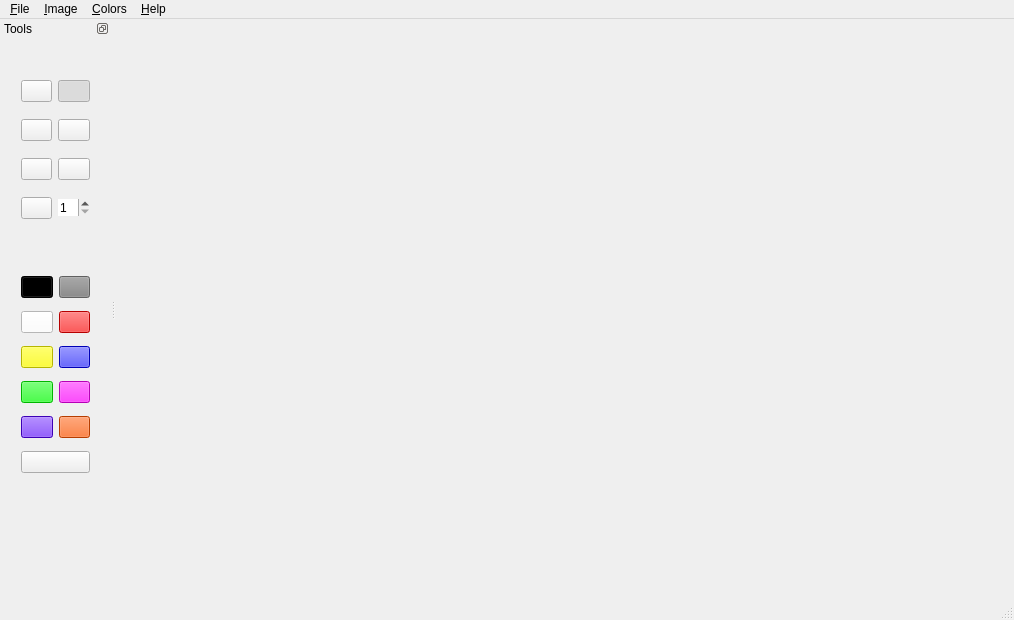
<?xml version="1.0" encoding="UTF-8"?>
<ui version="4.0">
 <class>MainWindow</class>
 <widget class="QMainWindow" name="MainWindow">
  <property name="geometry">
   <rect>
    <x>0</x>
    <y>0</y>
    <width>1014</width>
    <height>620</height>
   </rect>
  </property>
  <property name="minimumSize">
   <size>
    <width>300</width>
    <height>500</height>
   </size>
  </property>
  <property name="contextMenuPolicy">
   <enum>Qt::DefaultContextMenu</enum>
  </property>
  <property name="windowTitle">
   <string>MiniPaint</string>
  </property>
  <property name="toolButtonStyle">
   <enum>Qt::ToolButtonIconOnly</enum>
  </property>
  <property name="tabShape">
   <enum>QTabWidget::Rounded</enum>
  </property>
  <widget class="QWidget" name="centralWidget">
   <widget class="QWidget" name="widget" native="true">
    <property name="geometry">
     <rect>
      <x>11</x>
      <y>11</y>
      <width>891</width>
      <height>551</height>
     </rect>
    </property>
    <layout class="QGridLayout" name="gridLayout_3">
     <item row="0" column="0">
      <layout class="QGridLayout" name="gridLayout"/>
     </item>
    </layout>
   </widget>
  </widget>
  <widget class="QStatusBar" name="statusBar"/>
  <widget class="QMenuBar" name="menuBar">
   <property name="geometry">
    <rect>
     <x>0</x>
     <y>0</y>
     <width>1014</width>
     <height>26</height>
    </rect>
   </property>
   <widget class="QMenu" name="menuFile">
    <property name="title">
     <string>&amp;File</string>
    </property>
    <addaction name="New"/>
    <addaction name="separator"/>
    <addaction name="Open"/>
    <addaction name="Save_As"/>
    <addaction name="separator"/>
    <addaction name="Exit"/>
   </widget>
   <widget class="QMenu" name="menuHelp">
    <property name="title">
     <string>&amp;Help</string>
    </property>
    <addaction name="About"/>
   </widget>
   <widget class="QMenu" name="menuImage">
    <property name="title">
     <string>&amp;Image</string>
    </property>
    <addaction name="Cut"/>
    <addaction name="Paste"/>
    <addaction name="separator"/>
    <addaction name="Rotate"/>
    <addaction name="Change_Size"/>
    <addaction name="Stretch"/>
    <addaction name="separator"/>
    <addaction name="Invert_Colors"/>
    <addaction name="Clear_Image"/>
   </widget>
   <widget class="QMenu" name="menuColors">
    <property name="title">
     <string>&amp;Colors</string>
    </property>
    <addaction name="Edit_Color"/>
   </widget>
   <addaction name="menuFile"/>
   <addaction name="menuImage"/>
   <addaction name="menuColors"/>
   <addaction name="menuHelp"/>
  </widget>
  <widget class="QDockWidget" name="dockWidget">
   <property name="minimumSize">
    <size>
     <width>110</width>
     <height>350</height>
    </size>
   </property>
   <property name="features">
    <set>QDockWidget::DockWidgetFloatable|QDockWidget::DockWidgetMovable</set>
   </property>
   <property name="allowedAreas">
    <set>Qt::LeftDockWidgetArea|Qt::RightDockWidgetArea</set>
   </property>
   <property name="windowTitle">
    <string>Tools</string>
   </property>
   <attribute name="dockWidgetArea">
    <number>1</number>
   </attribute>
   <widget class="QWidget" name="dockWidgetContents">
    <property name="autoFillBackground">
     <bool>true</bool>
    </property>
    <widget class="QWidget" name="gridLayoutWidget">
     <property name="geometry">
      <rect>
       <x>10</x>
       <y>20</y>
       <width>91</width>
       <height>186</height>
      </rect>
     </property>
     <layout class="QGridLayout" name="toolbar">
      <item row="0" column="1">
       <widget class="QPushButton" name="Rubber">
        <property name="text">
         <string/>
        </property>
        <property name="icon">
         <iconset resource="../Assets/resources.qrc">
          <normaloff>:/Images/Images/eraser.png</normaloff>:/Images/Images/eraser.png</iconset>
        </property>
        <property name="iconSize">
         <size>
          <width>25</width>
          <height>25</height>
         </size>
        </property>
        <property name="checkable">
         <bool>true</bool>
        </property>
        <property name="checked">
         <bool>false</bool>
        </property>
        <property name="autoExclusive">
         <bool>true</bool>
        </property>
       </widget>
      </item>
      <item row="0" column="2">
       <widget class="QPushButton" name="Pencil">
        <property name="text">
         <string/>
        </property>
        <property name="icon">
         <iconset resource="../Assets/resources.qrc">
          <normaloff>:/Images/Images/pencil.png</normaloff>:/Images/Images/pencil.png</iconset>
        </property>
        <property name="iconSize">
         <size>
          <width>25</width>
          <height>25</height>
         </size>
        </property>
        <property name="checkable">
         <bool>true</bool>
        </property>
        <property name="checked">
         <bool>true</bool>
        </property>
        <property name="autoExclusive">
         <bool>true</bool>
        </property>
       </widget>
      </item>
      <item row="2" column="1">
       <widget class="QPushButton" name="Line">
        <property name="text">
         <string/>
        </property>
        <property name="icon">
         <iconset resource="../Assets/resources.qrc">
          <normaloff>:/Images/Images/line.png</normaloff>:/Images/Images/line.png</iconset>
        </property>
        <property name="iconSize">
         <size>
          <width>25</width>
          <height>25</height>
         </size>
        </property>
        <property name="checkable">
         <bool>true</bool>
        </property>
        <property name="checked">
         <bool>false</bool>
        </property>
        <property name="autoExclusive">
         <bool>true</bool>
        </property>
       </widget>
      </item>
      <item row="3" column="1">
       <widget class="QPushButton" name="Circle">
        <property name="text">
         <string/>
        </property>
        <property name="icon">
         <iconset resource="../Assets/resources.qrc">
          <normaloff>:/Images/Images/circle.png</normaloff>:/Images/Images/circle.png</iconset>
        </property>
        <property name="iconSize">
         <size>
          <width>25</width>
          <height>25</height>
         </size>
        </property>
        <property name="checkable">
         <bool>true</bool>
        </property>
        <property name="checked">
         <bool>false</bool>
        </property>
        <property name="autoExclusive">
         <bool>true</bool>
        </property>
       </widget>
      </item>
      <item row="3" column="2">
       <widget class="QPushButton" name="Triangle">
        <property name="text">
         <string/>
        </property>
        <property name="icon">
         <iconset resource="../Assets/resources.qrc">
          <normaloff>:/Images/Images/triangle.png</normaloff>:/Images/Images/triangle.png</iconset>
        </property>
        <property name="iconSize">
         <size>
          <width>25</width>
          <height>25</height>
         </size>
        </property>
        <property name="checkable">
         <bool>true</bool>
        </property>
        <property name="checked">
         <bool>false</bool>
        </property>
        <property name="autoExclusive">
         <bool>true</bool>
        </property>
       </widget>
      </item>
      <item row="2" column="2">
       <widget class="QPushButton" name="Square">
        <property name="text">
         <string/>
        </property>
        <property name="icon">
         <iconset resource="../Assets/resources.qrc">
          <normaloff>:/Images/Images/square.png</normaloff>:/Images/Images/square.png</iconset>
        </property>
        <property name="iconSize">
         <size>
          <width>25</width>
          <height>25</height>
         </size>
        </property>
        <property name="checkable">
         <bool>true</bool>
        </property>
        <property name="checked">
         <bool>false</bool>
        </property>
        <property name="autoExclusive">
         <bool>true</bool>
        </property>
       </widget>
      </item>
      <item row="4" column="1">
       <widget class="QPushButton" name="Fill">
        <property name="text">
         <string/>
        </property>
        <property name="icon">
         <iconset resource="../Assets/resources.qrc">
          <normaloff>:/Images/Images/paintbucket.png</normaloff>:/Images/Images/paintbucket.png</iconset>
        </property>
        <property name="iconSize">
         <size>
          <width>25</width>
          <height>25</height>
         </size>
        </property>
        <property name="checkable">
         <bool>true</bool>
        </property>
        <property name="checked">
         <bool>false</bool>
        </property>
        <property name="autoExclusive">
         <bool>false</bool>
        </property>
       </widget>
      </item>
      <item row="4" column="2">
       <widget class="QSpinBox" name="Weight">
        <property name="enabled">
         <bool>true</bool>
        </property>
        <property name="frame">
         <bool>false</bool>
        </property>
        <property name="minimum">
         <number>1</number>
        </property>
        <property name="maximum">
         <number>80</number>
        </property>
       </widget>
      </item>
     </layout>
    </widget>
    <widget class="QWidget" name="gridLayoutWidget_2">
     <property name="geometry">
      <rect>
       <x>10</x>
       <y>220</y>
       <width>91</width>
       <height>236</height>
      </rect>
     </property>
     <layout class="QGridLayout" name="palette">
      <item row="0" column="1">
       <widget class="QPushButton" name="Grey">
        <property name="styleSheet">
         <string notr="true">background-color: rgb(134, 134, 134);</string>
        </property>
        <property name="text">
         <string/>
        </property>
        <property name="checkable">
         <bool>true</bool>
        </property>
        <property name="autoExclusive">
         <bool>true</bool>
        </property>
       </widget>
      </item>
      <item row="3" column="0">
       <widget class="QPushButton" name="Green">
        <property name="styleSheet">
         <string notr="true">background-color: rgb(0, 255, 0)</string>
        </property>
        <property name="text">
         <string/>
        </property>
        <property name="checkable">
         <bool>true</bool>
        </property>
        <property name="autoExclusive">
         <bool>true</bool>
        </property>
       </widget>
      </item>
      <item row="2" column="1">
       <widget class="QPushButton" name="Blue">
        <property name="styleSheet">
         <string notr="true">background-color: rgb(0, 0, 255)</string>
        </property>
        <property name="text">
         <string/>
        </property>
        <property name="checkable">
         <bool>true</bool>
        </property>
        <property name="autoExclusive">
         <bool>true</bool>
        </property>
       </widget>
      </item>
      <item row="1" column="1">
       <widget class="QPushButton" name="Red">
        <property name="styleSheet">
         <string notr="true">background-color: rgb(255, 0, 0);</string>
        </property>
        <property name="text">
         <string/>
        </property>
        <property name="checkable">
         <bool>true</bool>
        </property>
        <property name="autoExclusive">
         <bool>true</bool>
        </property>
       </widget>
      </item>
      <item row="2" column="0">
       <widget class="QPushButton" name="Yellow">
        <property name="styleSheet">
         <string notr="true">background-color: rgb(255, 255, 0)</string>
        </property>
        <property name="text">
         <string/>
        </property>
        <property name="checkable">
         <bool>true</bool>
        </property>
        <property name="autoExclusive">
         <bool>true</bool>
        </property>
       </widget>
      </item>
      <item row="4" column="1">
       <widget class="QPushButton" name="Orange">
        <property name="styleSheet">
         <string notr="true">background-color: rgb(255, 85, 0)</string>
        </property>
        <property name="text">
         <string/>
        </property>
        <property name="checkable">
         <bool>true</bool>
        </property>
        <property name="autoExclusive">
         <bool>true</bool>
        </property>
       </widget>
      </item>
      <item row="4" column="0">
       <widget class="QPushButton" name="Purple">
        <property name="styleSheet">
         <string notr="true">background-color: rgb(85, 0, 255)</string>
        </property>
        <property name="text">
         <string/>
        </property>
        <property name="checkable">
         <bool>true</bool>
        </property>
        <property name="autoExclusive">
         <bool>true</bool>
        </property>
       </widget>
      </item>
      <item row="1" column="0">
       <widget class="QPushButton" name="White">
        <property name="styleSheet">
         <string notr="true">background-color: rgb(255, 255, 255);</string>
        </property>
        <property name="text">
         <string/>
        </property>
        <property name="checkable">
         <bool>true</bool>
        </property>
        <property name="checked">
         <bool>false</bool>
        </property>
        <property name="autoExclusive">
         <bool>true</bool>
        </property>
       </widget>
      </item>
      <item row="3" column="1">
       <widget class="QPushButton" name="Pink">
        <property name="styleSheet">
         <string notr="true">background-color: rgb(255, 0, 255)</string>
        </property>
        <property name="text">
         <string/>
        </property>
        <property name="checkable">
         <bool>true</bool>
        </property>
        <property name="autoExclusive">
         <bool>true</bool>
        </property>
       </widget>
      </item>
      <item row="0" column="0">
       <widget class="QPushButton" name="Black">
        <property name="styleSheet">
         <string notr="true">background-color: rgb(0, 0, 0);</string>
        </property>
        <property name="text">
         <string/>
        </property>
        <property name="checkable">
         <bool>true</bool>
        </property>
        <property name="checked">
         <bool>true</bool>
        </property>
        <property name="autoExclusive">
         <bool>true</bool>
        </property>
       </widget>
      </item>
      <item row="5" column="0" colspan="2">
       <widget class="QPushButton" name="Palette">
        <property name="text">
         <string/>
        </property>
        <property name="icon">
         <iconset resource="../Assets/resources.qrc">
          <normaloff>:/Images/Images/palette.png</normaloff>:/Images/Images/palette.png</iconset>
        </property>
        <property name="iconSize">
         <size>
          <width>50</width>
          <height>50</height>
         </size>
        </property>
        <property name="checkable">
         <bool>true</bool>
        </property>
        <property name="autoExclusive">
         <bool>true</bool>
        </property>
       </widget>
      </item>
     </layout>
    </widget>
   </widget>
  </widget>
  <action name="New">
   <property name="text">
    <string>&amp;New</string>
   </property>
   <property name="toolTip">
    <string>New</string>
   </property>
   <property name="shortcut">
    <string>Ctrl+N</string>
   </property>
  </action>
  <action name="Open">
   <property name="text">
    <string>&amp;Open...</string>
   </property>
   <property name="toolTip">
    <string>Open</string>
   </property>
   <property name="shortcut">
    <string>Ctrl+O</string>
   </property>
  </action>
  <action name="Exit">
   <property name="text">
    <string>Exit</string>
   </property>
   <property name="toolTip">
    <string>Exit</string>
   </property>
  </action>
  <action name="Clear_Image">
   <property name="text">
    <string>Clear Image</string>
   </property>
   <property name="toolTip">
    <string>Clear Image</string>
   </property>
   <property name="shortcut">
    <string>Ctrl+Shift+N</string>
   </property>
  </action>
  <action name="About">
   <property name="text">
    <string>About</string>
   </property>
   <property name="toolTip">
    <string>About</string>
   </property>
   <property name="shortcut">
    <string>F1</string>
   </property>
  </action>
  <action name="Save_As">
   <property name="text">
    <string>Save As...</string>
   </property>
   <property name="toolTip">
    <string>Save As</string>
   </property>
   <property name="shortcut">
    <string>Ctrl+S</string>
   </property>
  </action>
  <action name="Change_Size">
   <property name="text">
    <string>Change Size...</string>
   </property>
   <property name="toolTip">
    <string>Change Size</string>
   </property>
  </action>
  <action name="Edit_Color">
   <property name="text">
    <string>Edit Color...</string>
   </property>
   <property name="toolTip">
    <string>Edit Color</string>
   </property>
  </action>
  <action name="Invert_Colors">
   <property name="text">
    <string>Invert Colors</string>
   </property>
   <property name="toolTip">
    <string>Invert Colors</string>
   </property>
  </action>
  <action name="Rotate">
   <property name="text">
    <string>Rotate Image</string>
   </property>
   <property name="toolTip">
    <string>Rotate Image</string>
   </property>
  </action>
  <action name="Stretch">
   <property name="text">
    <string>Stretch...</string>
   </property>
   <property name="toolTip">
    <string>Stretch</string>
   </property>
  </action>
  <action name="Cut">
   <property name="text">
    <string>Cut</string>
   </property>
   <property name="toolTip">
    <string>Cut</string>
   </property>
   <property name="shortcut">
    <string>Ctrl+X</string>
   </property>
  </action>
  <action name="Paste">
   <property name="checkable">
    <bool>false</bool>
   </property>
   <property name="text">
    <string>Paste</string>
   </property>
   <property name="toolTip">
    <string>Paste</string>
   </property>
   <property name="shortcut">
    <string>Ctrl+V</string>
   </property>
  </action>
 </widget>
 <layoutdefault spacing="6" margin="11"/>
 <resources>
  <include location="../Assets/resources.qrc"/>
 </resources>
 <connections/>
</ui>
